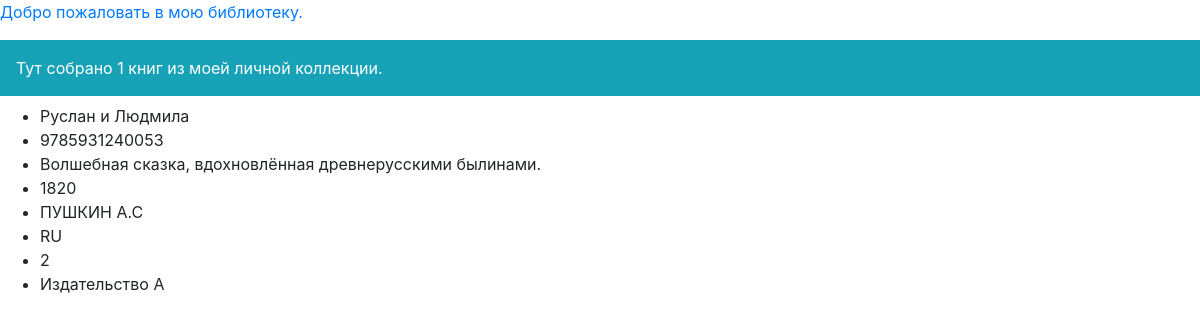
Before: /index/ with the older database file.
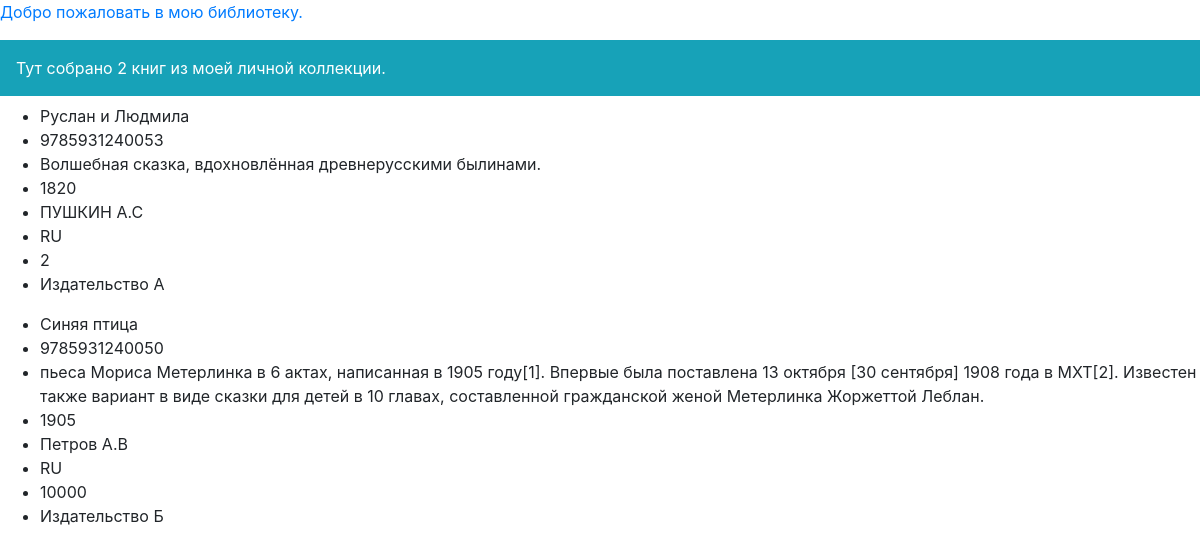
After: the same page with the newer database file.
### p_library/models.py (models this page shows, shortened)
class Book(models.Model):
    ISBN = models.CharField(max_length=13)
    title = models.TextField()
    description = models.TextField()
    year_release = models.SmallIntegerField()
    author = models.ForeignKey(Author, on_delete=models.CASCADE)
    copy_count = models.SmallIntegerField()
    Publisher_id = models.ForeignKey(Publisher, on_delete=models.CASCADE)
    price = models.FloatField()

class Author(models.Model):
    full_name = models.TextField()
    birth_year = models.SmallIntegerField()
    country = models.CharField(max_length=2)

class Publisher(models.Model):
    name = models.TextField(blank=True, null=True)
    def __str__(self):   # Для того чтобы в ./admin отоборажалоось
        return self.name

### p_library/views.py (the view)
# urls.py: path('index/', views.index),
def index(request):
    template = loader.get_template('index.html')
    books = Book.objects.all()
    biblio_data = {
        "title": "мою библиотеку",
        "books": books,
     }
    return HttpResponse(template.render(biblio_data, request))

### templates/index.html (shortened to what this page needs)
<!DOCTYPE html>
<html lang="ru">
<head>
</head>
<body>
<link rel="stylesheet" href="https://stackpath.bootstrapcdn.com/bootstrap/4.4.1/css/bootstrap.min.css"
>
<p class="text-primary">Добро пожаловать в {{ title }}.</p>
<div class="p-3 mb-2 bg-info text-white">Тут собрано {{ books|length }} книг из моей личной коллекции.</div>
{% include 'navbar.html' %}
</body>
</html>

### templates/navbar.html (shortened to what this page needs)
<!DOCTYPE html>
<html lang="en">
<head>
</head>
<body>
<nav>
    {% for book in books %}
        <ul>
        <li>{{ book.title }} </li>
        <li>{{ book.ISBN }}</li>
        <li>{{ book.description }}</li>
        <li>{{ book.year_release }}</li>
        <li>{{ book.author.full_name }}</li>
        <li>{{ book.author.country }}</li>
        <li>{{ book.copy_count }}</li>
        <li>{{ book.Publisher_id }} </li>
        </ul>
    {% endfor %}
</nav>
</body>
</html>

Changed rows visible on the page:
added Book: title "Синяя птица", ISBN "9785931240050", description "пьеса Мориса Метерлинка в 6 актах, написанная в 1905 году[1]. Впервые была поставлена 13 октября [30 сентября] 1908 года в МХТ[2]. Известен также вариант в виде сказки для детей в 10 главах, составленной гражданской женой Метерлинка Жоржеттой Леблан.", year_release "1905", author.full_name "Петров А.В", author.country "RU", copy_count "10000", Publisher_id "Издательство Б"
Other visible differences:
{{ books|length }}: "1" → "2"
